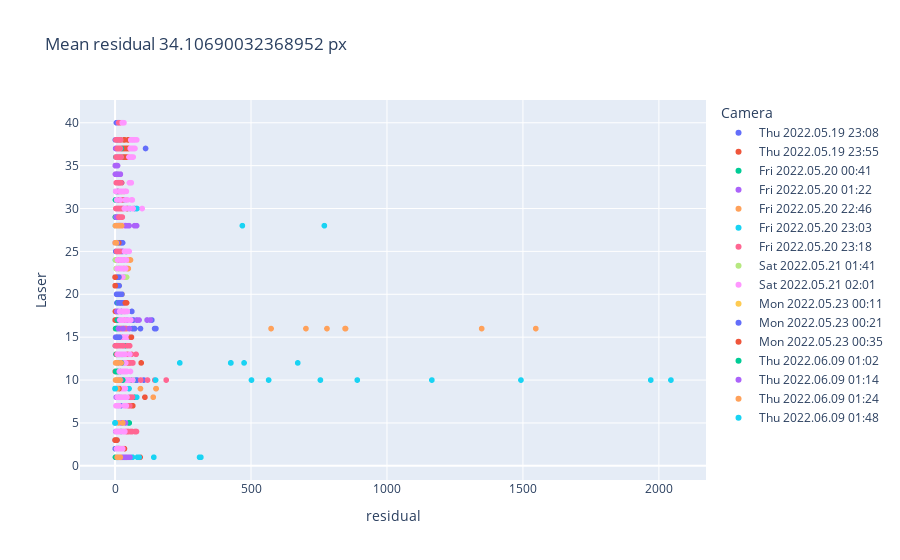

Notebook cell for this chart:
### Code cell
residuals = []
for data_point in data_points:
    residuals.append(data_point['residual'])
mean_residual = np.mean(residuals)

fig = px.scatter(data_points
    , x='residual'
    , y='Laser'
    , color='Camera'
    , hover_name='Laser'
	, hover_data=['beam_capture_index', 'projectionPoint_x', 'projectionPoint_y']
    , title="Mean residual {0} px".format(mean_residual))
fig.show()

### Figure 1 — Plotly figure (JSON) as saved in the notebook; plotly's stock layout.template omitted (floating-point values rounded to 4 significant figures; data arrays with more than 128 entries replaced by an {"elided": "..."} marker saying what was removed)
{"data": [{"customdata": {"elided": "230x3 float values"}, "hovertemplate": "<b>%{hovertext}</b><br><br>Camera=Thu 2022.05.19 23:08<br>residual=%{x}<br>Laser=%{y}<br>beam_capture_index=%{customdata[0]}<br>projectionPoint_x=%{customdata[1]}<br>projectionPoint_y=%{customdata[2]}<extra></extra>", "hovertext": {"elided": "230 int values"}, "legendgroup": "Thu 2022.05.19 23:08", "marker": {"color": "#636efa", "symbol": "circle"}, "mode": "markers", "name": "Thu 2022.05.19 23:08", "showlegend": true, "type": "scattergl", "x": {"elided": "230 float values"}, "xaxis": "x", "y": {"elided": "230 int values"}, "yaxis": "y"}, {"customdata": {"elided": "227x3 float values"}, "hovertemplate": "<b>%{hovertext}</b><br><br>Camera=Thu 2022.05.19 23:55<br>residual=%{x}<br>Laser=%{y}<br>beam_capture_index=%{customdata[0]}<br>projectionPoint_x=%{customdata[1]}<br>projectionPoint_y=%{customdata[2]}<extra></extra>", "hovertext": {"elided": "227 int values"}, "legendgroup": "Thu 2022.05.19 23:55", "marker": {"color": "#EF553B", "symbol": "circle"}, "mode": "markers", "name": "Thu 2022.05.19 23:55", "showlegend": true, "type": "scattergl", "x": {"elided": "227 float values"}, "xaxis": "x", "y": {"elided": "227 int values"}, "yaxis": "y"}, {"customdata": {"elided": "195x3 float values"}, "hovertemplate": "<b>%{hovertext}</b><br><br>Camera=Fri 2022.05.20 00:41<br>residual=%{x}<br>Laser=%{y}<br>beam_capture_index=%{customdata[0]}<br>projectionPoint_x=%{customdata[1]}<br>projectionPoint_y=%{customdata[2]}<extra></extra>", "hovertext": {"elided": "195 int values"}, "legendgroup": "Fri 2022.05.20 00:41", "marker": {"color": "#00cc96", "symbol": "circle"}, "mode": "markers", "name": "Fri 2022.05.20 00:41", "showlegend": true, "type": "scattergl", "x": {"elided": "195 float values"}, "xaxis": "x", "y": {"elided": "195 int values"}, "yaxis": "y"}, {"customdata": {"elided": "183x3 float values"}, "hovertemplate": "<b>%{hovertext}</b><br><br>Camera=Fri 2022.05.20 01:22<br>residual=%{x}<br>Laser=%{y}<br>beam_capture_index=%{customdata[0]}<br>projectionPoint_x=%{customdata[1]}<br>projectionPoint_y=%{customdata[2]}<extra></extra>", "hovertext": {"elided": "183 int values"}, "legendgroup": "Fri 2022.05.20 01:22", "marker": {"color": "#ab63fa", "symbol": "circle"}, "mode": "markers", "name": "Fri 2022.05.20 01:22", "showlegend": true, "type": "scattergl", "x": {"elided": "183 float values"}, "xaxis": "x", "y": {"elided": "183 int values"}, "yaxis": "y"}, {"customdata": [[0, 0, -0.5], [0, 0, -0.5], [1, 0, 0], [2, 0, 0.5], [0, -0.5, -0.5], [1, 0, -0.5], [2, 0.5, -0.5], [3, -0.5, 0], [4, 0, 0], [5, 0.5, 0], [6, 0, 0.5], [7, 0.5, 0.5], [0, -0.5, -0.5], [1, 0, -0.5], [2, 0.5, -0.5], [3, -0.5, 0], [4, 0, 0], [5, -0.5, 0.5], [6, 0, 0.5], [7, 0.5, 0.5]], "hovertemplate": "<b>%{hovertext}</b><br><br>Camera=Fri 2022.05.20 22:46<br>residual=%{x}<br>Laser=%{y}<br>beam_capture_index=%{customdata[0]}<br>projectionPoint_x=%{customdata[1]}<br>projectionPoint_y=%{customdata[2]}<extra></extra>", "hovertext": [8, 9, 9, 9, 23, 23, 23, 23, 23, 23, 23, 23, 24, 24, 24, 24, 24, 24, 24, 24], "legendgroup": "Fri 2022.05.20 22:46", "marker": {"color": "#FFA15A", "symbol": "circle"}, "mode": "markers", "name": "Fri 2022.05.20 22:46", "showlegend": true, "type": "scattergl", "x": [140.5, 151.0, 93.52, 150.5, 44.3, 8.152, 48.78, 29.27, 14.43, 42.88, 20.53, 38.14, 54.64, 10.13, 56.79, 25.35, 9.38, 22.07, 15.85, 45.82], "xaxis": "x", "y": [8, 9, 9, 9, 23, 23, 23, 23, 23, 23, 23, 23, 24, 24, 24, 24, 24, 24, 24, 24], "yaxis": "y"}, {"customdata": [[0, 0, -0.5], [1, 0.5, -0.5], [2, -0.5, 0], [3, 0, 0], [4, 0.5, 0], [5, -0.5, 0.5], [6, 0, 0.5], [7, 0.5, 0.5], [0, 0.5, -0.5], [1, -0.5, 0], [2, 0, 0], [3, 0.5, 0], [4, 0, 0.5], [0, 0, -0.5], [1, -0.5, 0], [2, 0, 0], [3, -0.5, 0.5], [4, 0, 0.5], [0, 0, -0.5], [1, 0.5, -0.5], [2, -0.5, 0], [3, 0, 0], [4, 0.5, 0], [5, -0.5, 0.5], [6, 0, 0.5], [7, 0.5, 0.5], [0, 0, -0.5], [1, 0.5, -0.5], [2, -0.5, 0], [3, 0, 0], [4, 0.5, 0], [5, -0.5, 0.5], [6, 0, 0.5], [7, 0.5, 0.5], [0, -0.5, -0.5], [1, 0, -0.5], [2, 0.5, 0], [0, -0.5, 0], [1, 0.5, 0]], "hovertemplate": "<b>%{hovertext}</b><br><br>Camera=Fri 2022.05.20 23:03<br>residual=%{x}<br>Laser=%{y}<br>beam_capture_index=%{customdata[0]}<br>projectionPoint_x=%{customdata[1]}<br>projectionPoint_y=%{customdata[2]}<extra></extra>", "hovertext": [1, 1, 1, 1, 1, 1, 1, 1, 8, 8, 8, 8, 8, 9, 9, 9, 9, 9, 23, 23, 23, 23, 23, 23, 23, 23, 24, 24, 24, 24, 24, 24, 24, 24, 30, 30, 30, 40, 40], "legendgroup": "Fri 2022.05.20 23:03", "marker": {"color": "#19d3f3", "symbol": "circle"}, "mode": "markers", "name": "Fri 2022.05.20 23:03", "showlegend": true, "type": "scattergl", "x": [88.8, 82.38, 64.28, 56.36, 50.21, 32.16, 24.93, 19.57, 54.23, 79.65, 50.14, 19.45, 23.67, 31.46, 16.1, 20.16, 17.11, 51.43, 24.55, 38.77, 24.22, 10.31, 26.39, 27.79, 5.062, 17.66, 15.37, 27.09, 27.08, 1.347, 15.56, 32.88, 8.145, 9.641, 54.51, 80.64, 70.77, 13.77, 18.35], "xaxis": "x", "y": [1, 1, 1, 1, 1, 1, 1, 1, 8, 8, 8, 8, 8, 9, 9, 9, 9, 9, 23, 23, 23, 23, 23, 23, 23, 23, 24, 24, 24, 24, 24, 24, 24, 24, 30, 30, 30, 40, 40], "yaxis": "y"}, {"customdata": {"elided": "242x3 float values"}, "hovertemplate": "<b>%{hovertext}</b><br><br>Camera=Fri 2022.05.20 23:18<br>residual=%{x}<br>Laser=%{y}<br>beam_capture_index=%{customdata[0]}<br>projectionPoint_x=%{customdata[1]}<br>projectionPoint_y=%{customdata[2]}<extra></extra>", "hovertext": {"elided": "242 int values"}, "legendgroup": "Fri 2022.05.20 23:18", "marker": {"color": "#FF6692", "symbol": "circle"}, "mode": "markers", "name": "Fri 2022.05.20 23:18", "showlegend": true, "type": "scattergl", "x": {"elided": "242 float values"}, "xaxis": "x", "y": {"elided": "242 int values"}, "yaxis": "y"}, {"customdata": [[0, 0, -0.5], [1, 0.5, -0.5], [0, 0, -0.5], [1, -0.5, 0], [2, 0.5, 0], [3, -0.5, 0.5], [4, 0, 0.5], [5, 0.5, 0.5], [0, -0.5, -0.5], [1, 0, -0.5], [2, 0.5, -0.5], [3, -0.5, 0], [4, 0.5, 0], [5, -0.5, 0.5], [6, 0, 0.5], [7, 0.5, 0.5], [0, -0.5, -0.5], [1, 0, -0.5], [2, -0.5, 0], [3, 0, 0], [4, 0.5, 0], [5, -0.5, 0.5], [6, 0, 0.5], [7, 0.5, 0.5]], "hovertemplate": "<b>%{hovertext}</b><br><br>Camera=Sat 2022.05.21 01:41<br>residual=%{x}<br>Laser=%{y}<br>beam_capture_index=%{customdata[0]}<br>projectionPoint_x=%{customdata[1]}<br>projectionPoint_y=%{customdata[2]}<extra></extra>", "hovertext": [20, 20, 22, 22, 22, 22, 22, 22, 23, 23, 23, 23, 23, 23, 23, 23, 24, 24, 24, 24, 24, 24, 24, 24], "legendgroup": "Sat 2022.05.21 01:41", "marker": {"color": "#B6E880", "symbol": "circle"}, "mode": "markers", "name": "Sat 2022.05.21 01:41", "showlegend": true, "type": "scattergl", "x": [10.84, 10.98, 42.32, 4.559, 36.65, 23.98, 11.82, 19.62, 4.229, 4.531, 8.137, 5.033, 4.362, 10.23, 11.98, 11.5, 2.438, 3.246, 2.38, 1.732, 2.169, 5.056, 4.271, 4.637], "xaxis": "x", "y": [20, 20, 22, 22, 22, 22, 22, 22, 23, 23, 23, 23, 23, 23, 23, 23, 24, 24, 24, 24, 24, 24, 24, 24], "yaxis": "y"}, {"customdata": {"elided": "230x3 float values"}, "hovertemplate": "<b>%{hovertext}</b><br><br>Camera=Sat 2022.05.21 02:01<br>residual=%{x}<br>Laser=%{y}<br>beam_capture_index=%{customdata[0]}<br>projectionPoint_x=%{customdata[1]}<br>projectionPoint_y=%{customdata[2]}<extra></extra>", "hovertext": {"elided": "230 int values"}, "legendgroup": "Sat 2022.05.21 02:01", "marker": {"color": "#FF97FF", "symbol": "circle"}, "mode": "markers", "name": "Sat 2022.05.21 02:01", "showlegend": true, "type": "scattergl", "x": {"elided": "230 float values"}, "xaxis": "x", "y": {"elided": "230 int values"}, "yaxis": "y"}, {"customdata": [[0, -0.5, -0.5], [1, 0, -0.5], [2, 0.5, -0.5], [0, 0, 0], [1, 0.5, 0], [2, 0, 0.5], [3, 0.5, 0.5], [0, -0.5, -0.5], [1, 0, -0.5], [2, 0.5, -0.5], [3, -0.5, 0], [4, 0, 0], [5, 0.5, 0], [6, -0.5, 0.5], [7, 0, 0.5], [8, 0.5, 0.5], [0, -0.5, -0.5], [1, 0, -0.5], [2, 0.5, -0.5], [3, -0.5, 0], [0, 0, -0.5], [1, 0.5, -0.5], [2, -0.5, 0], [3, 0, 0], [4, 0.5, 0], [5, -0.5, 0.5], [6, 0, 0.5], [7, 0.5, 0.5]], "hovertemplate": "<b>%{hovertext}</b><br><br>Camera=Mon 2022.05.23 00:11<br>residual=%{x}<br>Laser=%{y}<br>beam_capture_index=%{customdata[0]}<br>projectionPoint_x=%{customdata[1]}<br>projectionPoint_y=%{customdata[2]}<extra></extra>", "hovertext": [9, 9, 9, 20, 20, 20, 20, 21, 21, 21, 21, 21, 21, 21, 21, 21, 22, 22, 22, 22, 26, 26, 26, 26, 26, 26, 26, 26], "legendgroup": "Mon 2022.05.23 00:11", "marker": {"color": "#FECB52", "symbol": "circle"}, "mode": "markers", "name": "Mon 2022.05.23 00:11", "showlegend": true, "type": "scattergl", "x": [3.713, 8.597, 5.546, 19.39, 22.69, 22.07, 26.15, 8.594, 0.7798, 6.183, 9.436, 6.976, 11.87, 6.406, 10.3, 15.58, 14.59, 4.457, 11.23, 4.187, 9.672, 6.97, 9.255, 5.671, 10.7, 6.872, 14.84, 18.8], "xaxis": "x", "y": [9, 9, 9, 20, 20, 20, 20, 21, 21, 21, 21, 21, 21, 21, 21, 21, 22, 22, 22, 22, 26, 26, 26, 26, 26, 26, 26, 26], "yaxis": "y"}, {"customdata": {"elided": "54x3 float values"}, "hovertemplate": "<b>%{hovertext}</b><br><br>Camera=Mon 2022.05.23 00:21<br>residual=%{x}<br>Laser=%{y}<br>beam_capture_index=%{customdata[0]}<br>projectionPoint_x=%{customdata[1]}<br>projectionPoint_y=%{customdata[2]}<extra></extra>", "hovertext": [9, 9, 9, 9, 9, 9, 9, 9, 9, 15, 15, 15, 15, 15, 15, 15, 15, 15, 19, 19, 19, 19, 19, 19, 19, 20, 20, 20, 20, 20, 20, 21, 21, 21, 21, 21, 21, 21, 21, 21, 22, 22, 22, 22, 22, 22, 22, 26, 26, 26, 26, 26, 26, 26], "legendgroup": "Mon 2022.05.23 00:21", "marker": {"color": "#636efa", "symbol": "circle"}, "mode": "markers", "name": "Mon 2022.05.23 00:21", "showlegend": true, "type": "scattergl", "x": [1.528, 4.383, 4.973, 6.107, 0.887, 1.458, 9.262, 2.81, 5.81, 15.45, 3.61, 10.43, 11.44, 5.011, 10.31, 5.316, 7.835, 16.41, 34.14, 28.44, 22.38, 27.97, 22.83, 16.55, 12.63, 5.663, 11.8, 10.99, 18.78, 17.79, 25.1, 7.352, 7.015, 6.222, 1.955, 5.927, 11.33, 8.369, 11.76, 14.94, 6.325, 10.11, 3.934, 8.858, 11.22, 5.388, 14.19, 25.09, 22.95, 25.29, 24.19, 25.93, 27.69, 24.47], "xaxis": "x", "y": [9, 9, 9, 9, 9, 9, 9, 9, 9, 15, 15, 15, 15, 15, 15, 15, 15, 15, 19, 19, 19, 19, 19, 19, 19, 20, 20, 20, 20, 20, 20, 21, 21, 21, 21, 21, 21, 21, 21, 21, 22, 22, 22, 22, 22, 22, 22, 26, 26, 26, 26, 26, 26, 26], "yaxis": "y"}, {"customdata": [[0, -0.5, -0.5], [1, 0, -0.5], [2, 0.5, -0.5], [3, 0, 0], [4, 0.5, 0], [5, -0.5, 0.5], [6, 0, 0.5], [7, 0.5, 0.5], [0, 0, -0.5], [0, 0, -0.5], [1, -0.5, 0], [0, 0, -0.5], [1, 0.5, -0.5], [0, 0, 0.5], [0, -0.5, -0.5], [1, 0, -0.5], [2, 0.5, -0.5], [3, -0.5, 0], [4, 0, 0], [5, 0.5, 0], [6, -0.5, 0.5], [7, 0, 0.5], [8, 0.5, 0.5]], "hovertemplate": "<b>%{hovertext}</b><br><br>Camera=Mon 2022.05.23 00:35<br>residual=%{x}<br>Laser=%{y}<br>beam_capture_index=%{customdata[0]}<br>projectionPoint_x=%{customdata[1]}<br>projectionPoint_y=%{customdata[2]}<extra></extra>", "hovertext": [9, 9, 9, 9, 9, 9, 9, 9, 15, 19, 19, 21, 21, 22, 26, 26, 26, 26, 26, 26, 26, 26, 26], "legendgroup": "Mon 2022.05.23 00:35", "marker": {"color": "#EF553B", "symbol": "circle"}, "mode": "markers", "name": "Mon 2022.05.23 00:35", "showlegend": true, "type": "scattergl", "x": [1.932, 6.622, 14.39, 0.2579, 4.203, 4.767, 6.203, 5.607, 60.02, 38.17, 42.37, 0.5013, 0.7959, 0, 8.606, 6.814, 5.029, 4.434, 5.139, 5.802, 2.985, 13.58, 11.17], "xaxis": "x", "y": [9, 9, 9, 9, 9, 9, 9, 9, 15, 19, 19, 21, 21, 22, 26, 26, 26, 26, 26, 26, 26, 26, 26], "yaxis": "y"}, {"customdata": {"elided": "43x3 float values"}, "hovertemplate": "<b>%{hovertext}</b><br><br>Camera=Thu 2022.06.09 01:02<br>residual=%{x}<br>Laser=%{y}<br>beam_capture_index=%{customdata[0]}<br>projectionPoint_x=%{customdata[1]}<br>projectionPoint_y=%{customdata[2]}<extra></extra>", "hovertext": [1, 1, 1, 1, 1, 1, 1, 5, 5, 5, 12, 12, 12, 9, 9, 9, 9, 10, 10, 10, 16, 16, 16, 16, 16, 16, 16, 16, 26, 26, 26, 26, 26, 26, 26, 26, 28, 28, 28, 28, 28, 28, 28], "legendgroup": "Thu 2022.06.09 01:02", "marker": {"color": "#00cc96", "symbol": "circle"}, "mode": "markers", "name": "Thu 2022.06.09 01:02", "showlegend": true, "type": "scattergl", "x": [8.337, 9.457, 3.787, 1.554, 5.366, 3.846, 6.782, 50.27, 52.08, 27.56, 12.24, 5.99, 23.49, 5.701, 8.887, 5.062, 2.528, 9.584, 14.46, 28.12, 8.934, 3.206, 6.763, 9.144, 2.349, 5.033, 7.282, 4.31, 7.916, 7.692, 4.624, 5.233, 4.966, 3.375, 8.437, 7.347, 16.03, 1.347, 10.79, 17.26, 4.283, 14.34, 19.62], "xaxis": "x", "y": [1, 1, 1, 1, 1, 1, 1, 5, 5, 5, 12, 12, 12, 9, 9, 9, 9, 10, 10, 10, 16, 16, 16, 16, 16, 16, 16, 16, 26, 26, 26, 26, 26, 26, 26, 26, 28, 28, 28, 28, 28, 28, 28], "yaxis": "y"}, {"customdata": [[0, -0.5, -0.5], [1, 0, -0.5], [2, 0.5, -0.5], [3, -0.5, 0], [4, 0, 0], [5, 0.5, 0], [6, -0.5, 0.5], [7, 0, 0.5], [8, 0.5, 0.5], [0, 0, -0.5], [1, 0.5, -0.5], [0, 0.5, -0.5], [1, -0.5, 0], [2, 0, 0], [3, 0.5, 0], [4, -0.5, 0.5], [5, 0, 0.5], [6, 0.5, 0.5], [0, -0.5, -0.5], [1, 0, -0.5], [2, 0.5, -0.5], [3, -0.5, 0], [4, 0, 0], [5, 0.5, 0], [6, -0.5, 0.5], [7, 0, 0.5], [8, 0.5, 0.5], [0, -0.5, -0.5], [1, -0.5, 0], [2, 0, 0], [0, 0, -0.5], [1, 0.5, -0.5], [2, -0.5, 0], [3, 0, 0.5], [4, 0.5, 0.5], [0, -0.5, -0.5], [1, 0, -0.5], [2, 0.5, 0], [3, -0.5, 0.5], [4, 0, 0.5], [5, 0.5, 0.5]], "hovertemplate": "<b>%{hovertext}</b><br><br>Camera=Thu 2022.06.09 01:14<br>residual=%{x}<br>Laser=%{y}<br>beam_capture_index=%{customdata[0]}<br>projectionPoint_x=%{customdata[1]}<br>projectionPoint_y=%{customdata[2]}<extra></extra>", "hovertext": [1, 1, 1, 1, 1, 1, 1, 1, 1, 5, 5, 9, 9, 9, 9, 9, 9, 9, 10, 10, 10, 10, 10, 10, 10, 10, 10, 16, 16, 16, 26, 26, 26, 26, 26, 28, 28, 28, 28, 28, 28], "legendgroup": "Thu 2022.06.09 01:14", "marker": {"color": "#ab63fa", "symbol": "circle"}, "mode": "markers", "name": "Thu 2022.06.09 01:14", "showlegend": true, "type": "scattergl", "x": [19.2, 43.72, 54.77, 10.72, 30.84, 43.5, 8.216, 26.05, 37.44, 38.41, 23.96, 3.788, 7.5, 0.5493, 2.734, 3.687, 8.262, 5.127, 14.98, 16.42, 7.175, 18.87, 11.89, 7.649, 20.6, 13.64, 9.638, 12.73, 29.57, 52.37, 0.1547, 0.7216, 7.36, 1.805, 3.171, 51.71, 16.27, 39.32, 20.75, 16.04, 48.22], "xaxis": "x", "y": [1, 1, 1, 1, 1, 1, 1, 1, 1, 5, 5, 9, 9, 9, 9, 9, 9, 9, 10, 10, 10, 10, 10, 10, 10, 10, 10, 16, 16, 16, 26, 26, 26, 26, 26, 28, 28, 28, 28, 28, 28], "yaxis": "y"}, {"customdata": {"elided": "47x3 float values"}, "hovertemplate": "<b>%{hovertext}</b><br><br>Camera=Thu 2022.06.09 01:24<br>residual=%{x}<br>Laser=%{y}<br>beam_capture_index=%{customdata[0]}<br>projectionPoint_x=%{customdata[1]}<br>projectionPoint_y=%{customdata[2]}<extra></extra>", "hovertext": [1, 1, 1, 1, 1, 1, 1, 1, 5, 5, 5, 5, 12, 12, 12, 12, 12, 12, 9, 9, 9, 9, 9, 9, 10, 10, 10, 10, 10, 10, 10, 16, 16, 16, 16, 16, 16, 16, 26, 26, 26, 26, 26, 28, 28, 28, 28], "legendgroup": "Thu 2022.06.09 01:24", "marker": {"color": "#FFA15A", "symbol": "circle"}, "mode": "markers", "name": "Thu 2022.06.09 01:24", "showlegend": true, "type": "scattergl", "x": [7.512, 16.47, 19.4, 12.35, 17.08, 10.69, 13.57, 17.72, 0.3552, 1.82, 12.33, 28.49, 7.255, 2.818, 2.096, 22.13, 10.32, 5.001, 6.376, 2.04, 7.564, 4.541, 9.592, 7.239, 4.974, 5.875, 1.774, 18.28, 6.351, 10.06, 6.91, 701.9, 846.0, 1547.0, 779.4, 1348.0, 847.5, 573.7, 4.557, 1.998, 4.003, 0.6534, 4.307, 23.93, 1.704, 18.22, 11.42], "xaxis": "x", "y": [1, 1, 1, 1, 1, 1, 1, 1, 5, 5, 5, 5, 12, 12, 12, 12, 12, 12, 9, 9, 9, 9, 9, 9, 10, 10, 10, 10, 10, 10, 10, 16, 16, 16, 16, 16, 16, 16, 26, 26, 26, 26, 26, 28, 28, 28, 28], "yaxis": "y"}, {"customdata": [[0, 0, -0.5], [1, 0.5, 0], [2, 0, 0.5], [0, 0, -0.5], [1, -0.5, 0], [2, 0, 0], [3, 0.5, 0], [4, -0.5, 0.5], [5, 0, 0.5], [6, 0.5, 0.5], [0, 0.5, -0.5], [1, -0.5, 0], [2, 0, 0], [3, 0, 0.5], [4, 0.5, 0.5], [0, -0.5, -0.5], [1, 0, -0.5], [2, 0.5, -0.5], [3, -0.5, 0], [4, 0, 0], [5, 0.5, 0], [6, -0.5, 0.5], [7, 0, 0.5], [0, -0.5, -0.5], [1, 0, -0.5], [2, 0.5, -0.5], [3, -0.5, 0], [4, 0, 0], [5, 0.5, 0], [6, -0.5, 0.5], [7, 0, 0.5], [8, 0.5, 0.5], [0, -0.5, -0.5], [1, 0.5, -0.5]], "hovertemplate": "<b>%{hovertext}</b><br><br>Camera=Thu 2022.06.09 01:48<br>residual=%{x}<br>Laser=%{y}<br>beam_capture_index=%{customdata[0]}<br>projectionPoint_x=%{customdata[1]}<br>projectionPoint_y=%{customdata[2]}<extra></extra>", "hovertext": [1, 1, 1, 5, 5, 5, 5, 5, 5, 5, 12, 12, 12, 12, 12, 9, 9, 9, 9, 9, 9, 9, 9, 10, 10, 10, 10, 10, 10, 10, 10, 10, 28, 28], "legendgroup": "Thu 2022.06.09 01:48", "marker": {"color": "#19d3f3", "symbol": "circle"}, "mode": "markers", "name": "Thu 2022.06.09 01:48", "showlegend": true, "type": "scattergl", "x": [315.6, 310.8, 142.5, 0, 0, 0, 0, 0, 0, 0, 426.1, 238.0, 671.8, 425.4, 474.5, 0, 0, 0, 0, 0, 0, 0, 0, 890.8, 564.7, 1970.0, 1493.0, 149.0, 1165.0, 2044.0, 755.2, 501.8, 769.8, 468.3], "xaxis": "x", "y": [1, 1, 1, 5, 5, 5, 5, 5, 5, 5, 12, 12, 12, 12, 12, 9, 9, 9, 9, 9, 9, 9, 9, 10, 10, 10, 10, 10, 10, 10, 10, 10, 28, 28], "yaxis": "y"}], "layout": {"legend": {"title": {"text": "Camera"}, "tracegroupgap": 0}, "title": {"text": "Mean residual 34.10690032368952 px"}, "xaxis": {"anchor": "y", "domain": [0, 1], "title": {"text": "residual"}}, "yaxis": {"anchor": "x", "domain": [0, 1], "title": {"text": "Laser"}}}}
